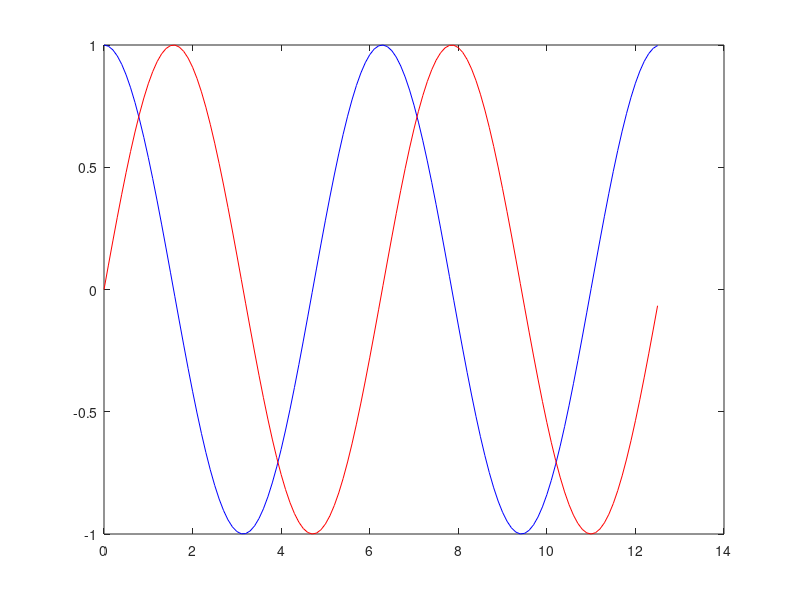

Reproduce this figure in MATLAB.
%%%%%%%%%%%%%%%%%%%%%%%%%%%%%%%%%%%%%%%%%%%%%%%%%%%%%%%%%%%%%%%%
% Crtanje sinusa i kosinusa
% (c) Nedelja informatike v2.0 (csweek.mg.edu.rs)
%%%%%%%%%%%%%%%%%%%%%%%%%%%%%%%%%%%%%%%%%%%%%%%%%%%%%%%%%%%%%%%%
t=[0:0.1:4*pi];
plava=cos(t);
crvena=sin(t);
plot(t,plava,'b')
hold on
plot (t,crvena,'r')
